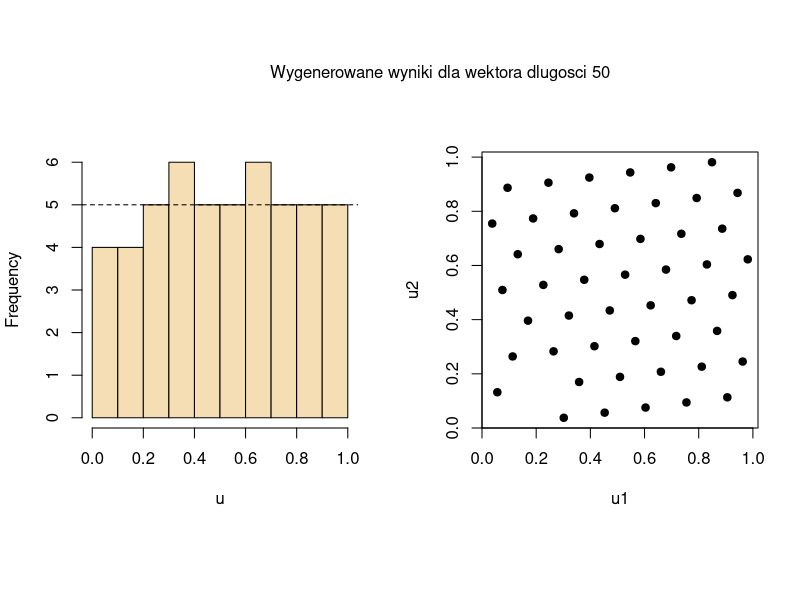
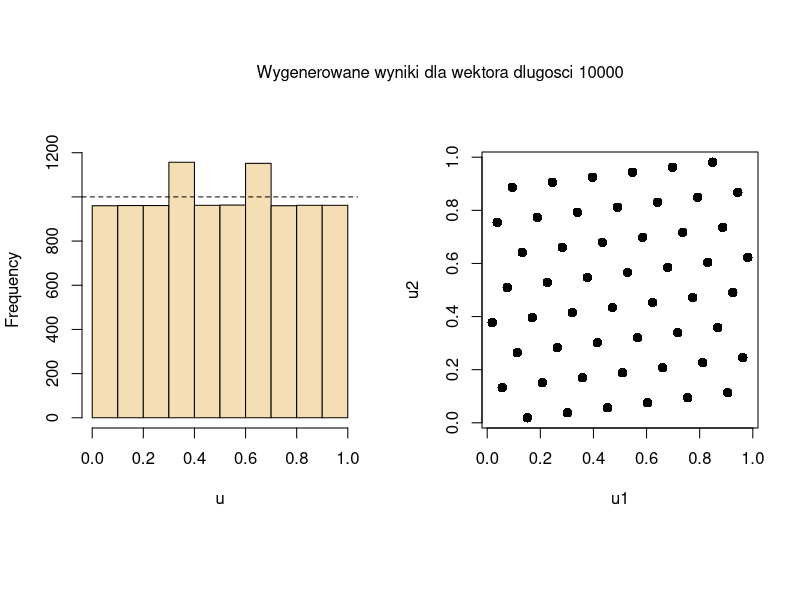
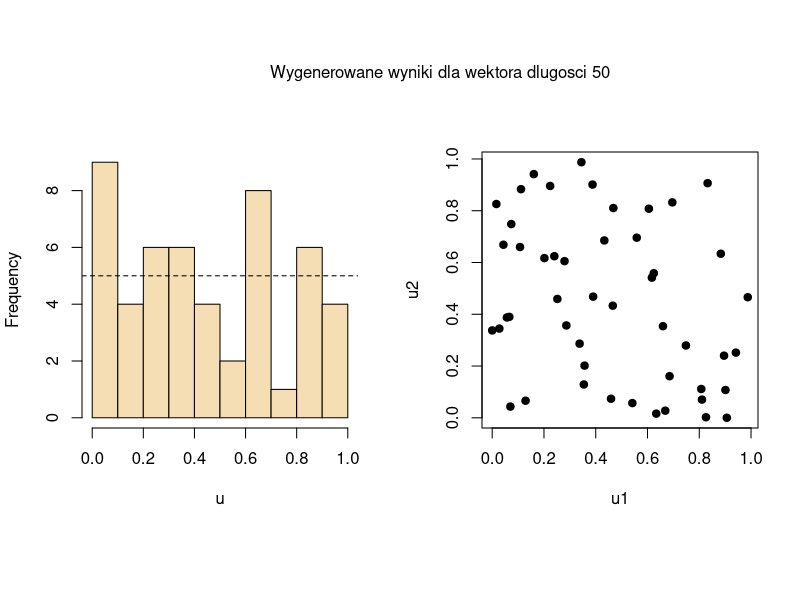
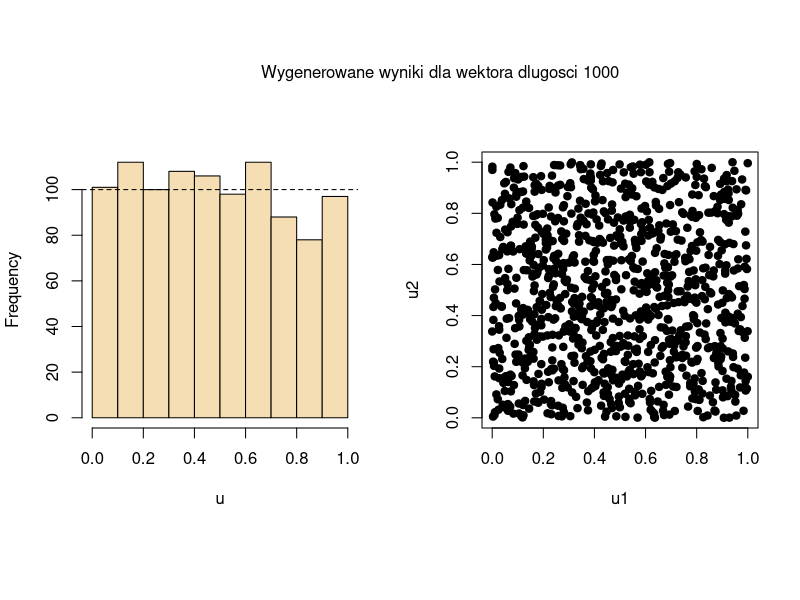
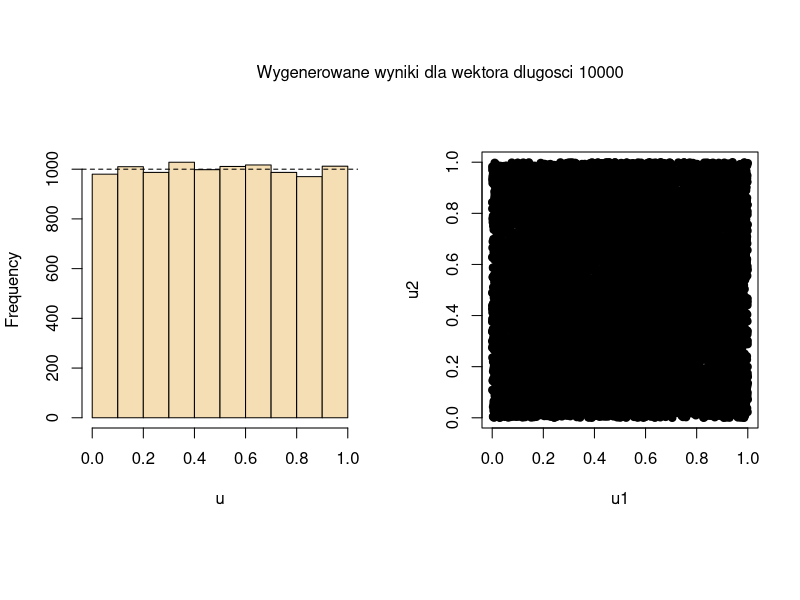
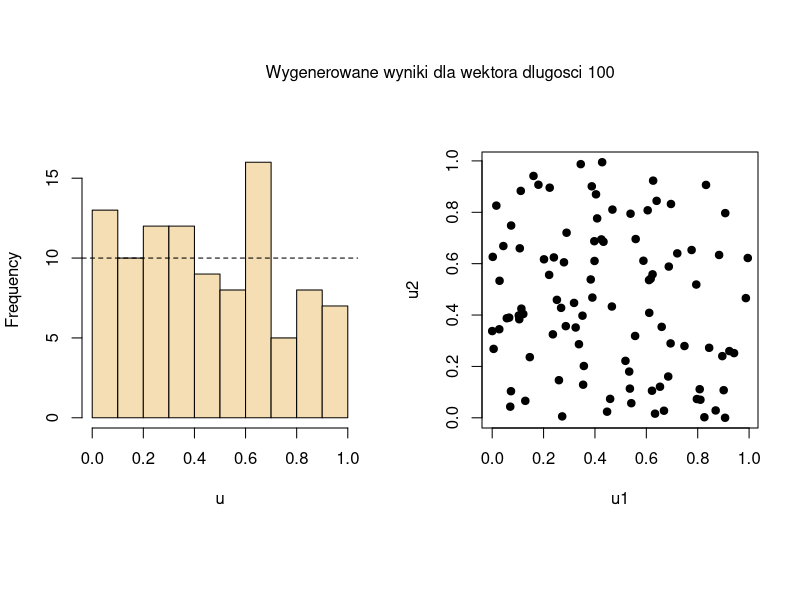
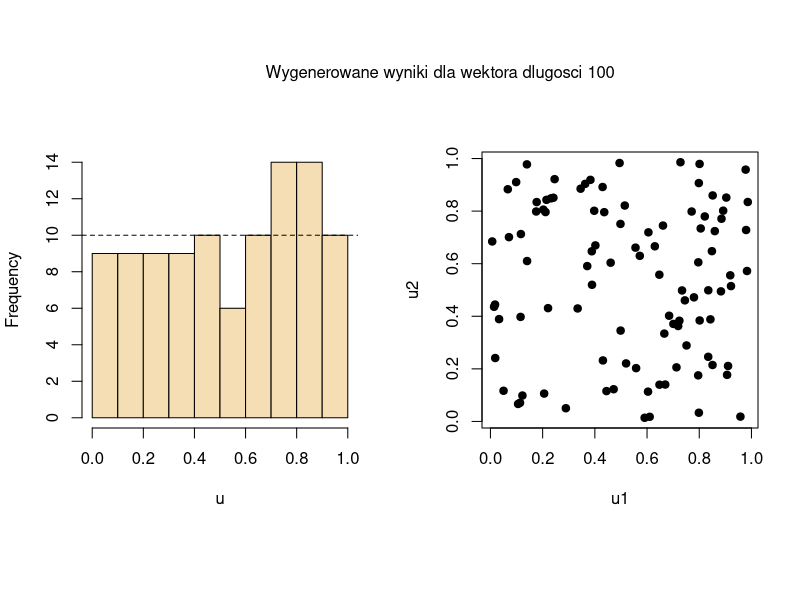
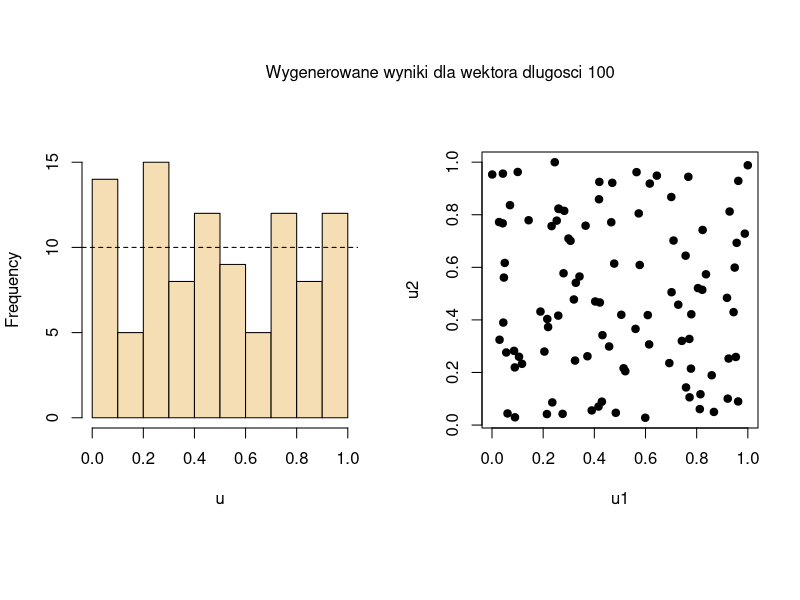

Here is the R script that generated these plots, in order:
## ---- chunk 1
knitr::opts_chunk$set(echo = FALSE)
## ---- chunk 2
lcgen <- function(n, m, a, c, x){
  
  gen <- vector(length = n)
  
  for (i in 1:n){
    x <- (a * x + c) %% m
    gen[i] <- x/m
  }
  
  return(gen)
}
## ---- chunk 3
gcd <- function(x,y) {
  r <- x%%y;
  return(ifelse(r, gcd(y, r), y))
}
## ---- chunk 4
prime_division <- function(x,y){
  is_prime <- function(n) n == 2L || all(n %% 2L:max(2,floor(sqrt(n))) != 0)
  
  div <- c(1:(y-1))
  divisors <- div[x %% div == 0]
  
  primes <- c()
  for (i in 1:length(divisors)){
    if (is_prime(divisors[i])==TRUE){
      if ((y-1) %% divisors[i] == 0){
        
        primes <- c(primes, TRUE)
      
      } else {
        print(divisors[i])
        primes <- c(primes, FALSE)
      }
    }
  }
  return(primes)
  
 1092 %% 2
}

## ---- chunk 5
four_division <- function(x,y){
  if (((x %% 4 == 0) & ((y-1) %% 4 == 0)) | ((x %% 4 != 0) & ((y-1) %% 4 != 0))){
    return(TRUE)
  } else {
    return(FALSE)
  }
}

## ---- chunk 6
multiplication <- function(x,y){
  if (y %% (x^(y-1)) != 0){
    return(TRUE)
  } else {
    return(FALSE)
  }
}

## ---- chunk 7
multi_multiplication <- function(x,y){
  info <- c()
  for (i in 1:(x-2)){
    if (y %% (x^i - 1) == 0){
      info <- c(info, FALSE)
    } else {
      info <- c(info, TRUE)
    }
  }
  return(info)
}

## ---- chunk 8
check_assumptions <- function(m,a,c){
  if (c != 0){
    if (gcd(c,m) == 1){
      if (all(prime_division(m, a))==TRUE){
        if (four_division(m, a)==TRUE){
          return("Założenia spełnione!")
        }
        else{
          return("Błąd! Liczba m podzielna przez 4, ale (a-1) nie jest!")
        }
      } else {
        return("Błąd! Nie każda pierwsza liczba dzieląca m dzieli też a-1!")
      }
    } else {
      return("Błąd! Liczby c i m nie są względnie pierwsze!")
    }
  } else if (c == 0){
    if (multiplication(m, a)==TRUE){
      if (all(multi_multiplication(m,a))==TRUE){
        return("Założenia spełnione!")
      } else {
        return("Błąd! Liczba a^j - 1 jest wielokrotnością m dla pewnego j!")
      }
    } else {
      return("Błąd! Liczba a^(m-1) jest wielokrotnością m!")
    }
  } else {
    return("Przypadek nie został obsłużony!")
  }
}
## ---- chunk 9
check_assumptions(m=53, a=20, c=0)
## ---- chunk 10
lcgen(50, 53, 20, 0, 1)
## ---- chunk 11
lcgen(53, 53, 20, 0, 1)
## ---- chunk 12
check_assumptions(m=7, a=2, c=0)
lcgen(50, 7, 2, 0, 1)
## ---- chunk 13
check_assumptions(m=86436, a=1093, c=18257)
lcgen(50, 86436, 1093, 18257, 1)
## ---- chunk 14
check_assumptions(m=(2^11+1), a=64, c=73)
lcgen(50, (2^11 + 1), 64, 73, 1)
## ---- chunk 15
check_assumptions(m=8, a=2, c=1)
lcgen(50, 8, 2, 1, 1)
## ---- chunk 16
check_assumptions(m=8, a=4, c=1)
lcgen(50, 8, 4, 1, 1)
## ---- chunk 17
check_assumptions(m=9, a=4, c=3)
lcgen(50, 9, 4, 1, 3)
## ---- chunk 18
check_assumptions(m=9, a=8, c=0)
lcgen(50, 9, 8, 0, 3)
## ---- chunk 19
check_assumptions(m=2, a=1, c=0)
lcgen(50, 2, 1, 0, 3)
## ---- chunk 20
# Display Results
plotting <- function(u){
  m <- length(u)
  par(mfrow=c(1,2), pty="s") 
  hist(u, breaks=10, col="wheat", main=NULL)
  abline(h=m/10, lty="dashed")
  u1 = u[1:(m-1)]; u2 = u[2:m] 
  plot (u1, u2, pch=19)
  par(mfrow=c(1,1), pty="m")
  mtext(paste("Wygenerowane wyniki dla wektora dlugosci",m))
}
## ---- chunk 21
u <- lcgen(50, 53, 20, 0, 1)
plotting(u)
## ---- chunk 22
u <- lcgen(10000, 53, 20, 0, 1)
plotting(u)
## ---- chunk 23
u <- lcgen(50, 86436, 1093, 18257, 1)
plotting(u)
## ---- chunk 24
u <- lcgen(1000, 86436, 1093, 18257, 1)
plotting(u)
## ---- chunk 25
u <- lcgen(10000, 86436, 1093, 18257, 1)
plotting(u)
## ---- chunk 26
u <- lcgen(100, 86436, 1093, 18257, 1)
plotting(u)
## ---- chunk 27
u <- lcgen(100, 86436, 1093, 18257, 142)
plotting(u)
## ---- chunk 28
library(fBasics)
set.lcgseed(142)
u <- runif.lcg(n=100, min=0, max=1)
plotting(u)
## ---- chunk 29
u <- runif.lcg(n=1000, min=0, max=1)
plotting(u)
## ---- chunk 30
u <- runif.lcg(n=10000, min=0, max=1)
plotting(u)
